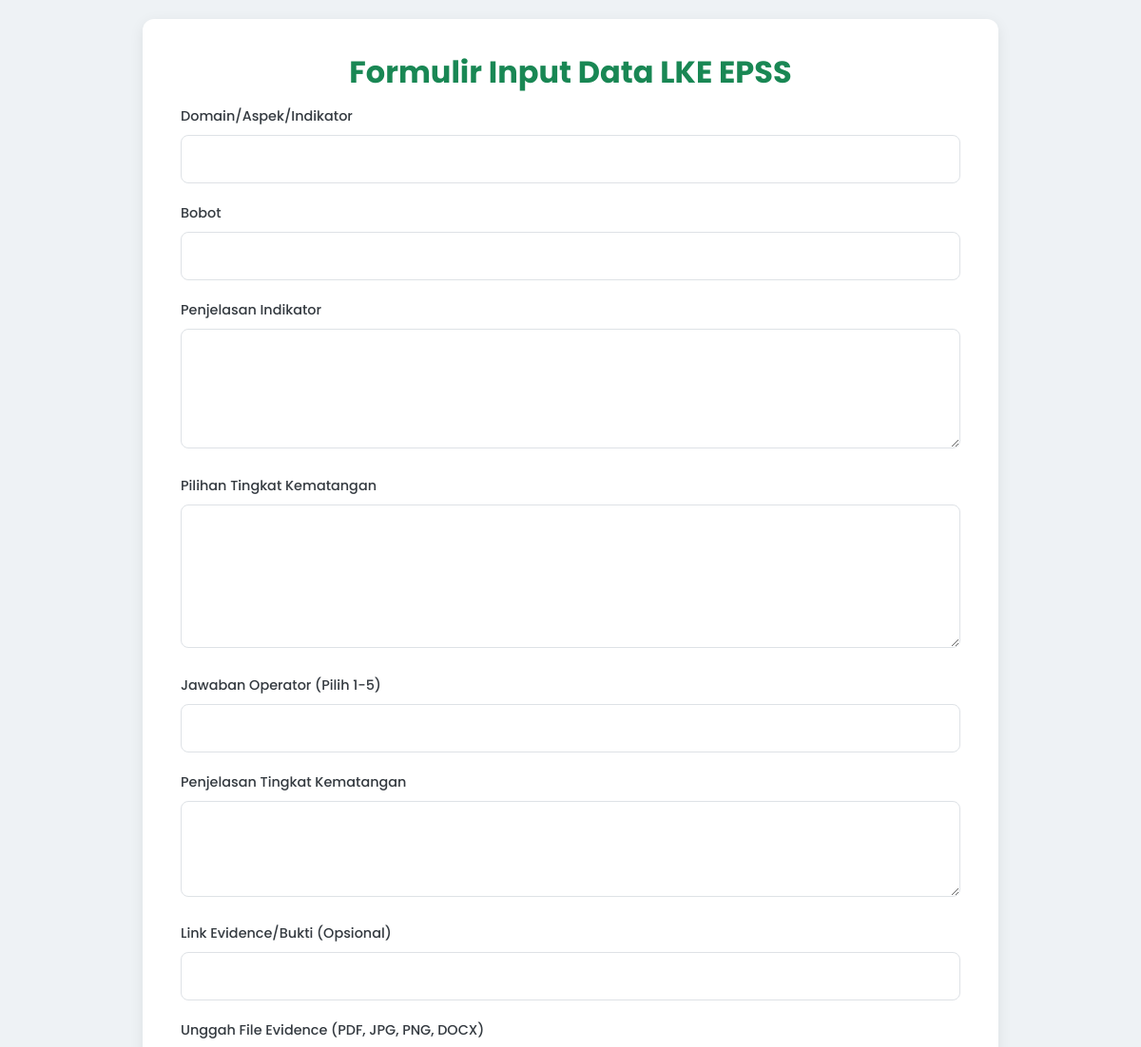
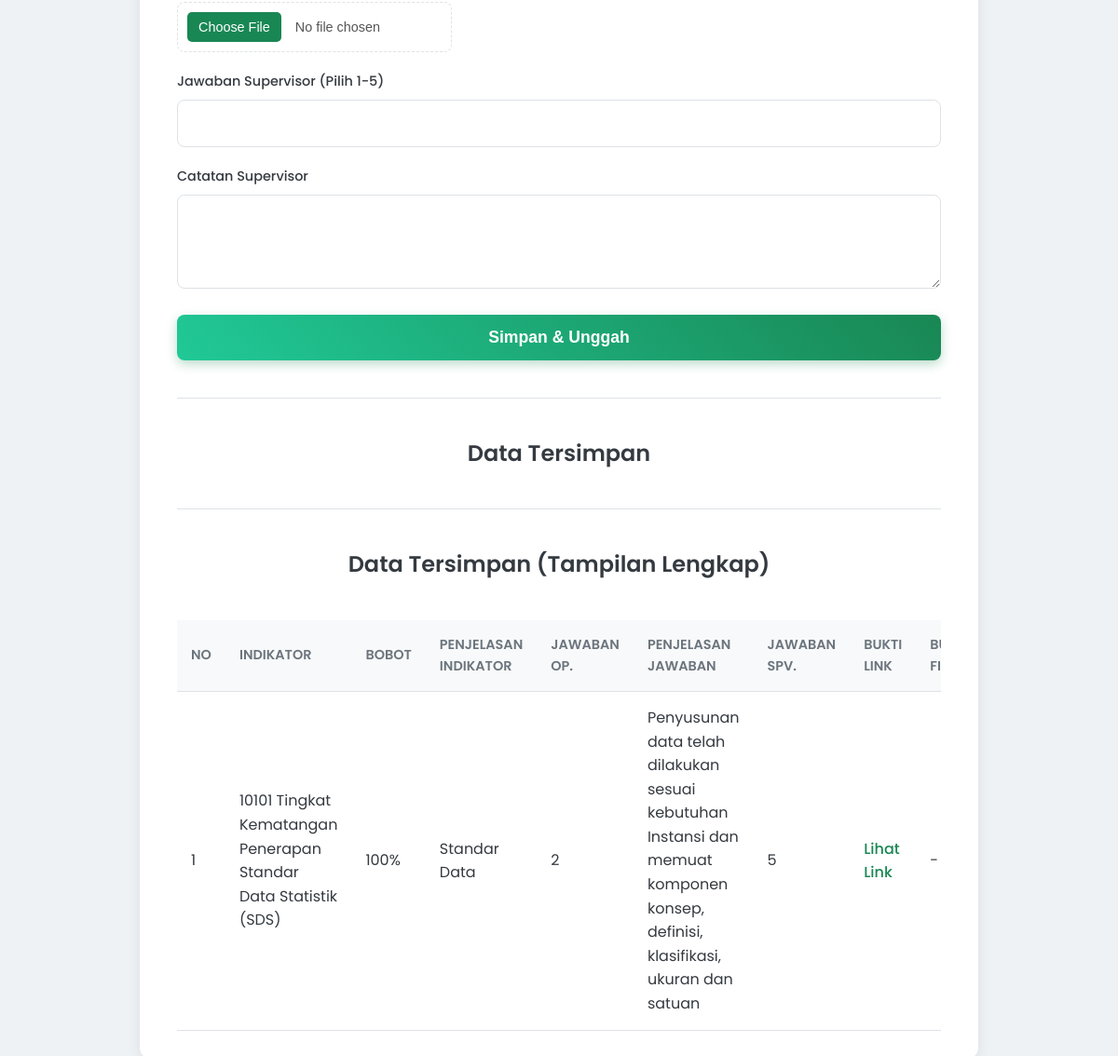
Screenshot of /formulir.php with the database file from the repository (2 pictures, top to bottom).
### tables this page shows
CREATE TABLE `rekap_lke` (
  `id` int(11) NOT NULL,
  `indikator` varchar(255) DEFAULT NULL,
  `bobot` varchar(50) DEFAULT NULL,
  `penjelasan_indikator` text DEFAULT NULL,
  `pilihan_kematangan` text DEFAULT NULL,
  `jawaban_operator` int(2) DEFAULT NULL,
  `penjelasan_jawaban` text DEFAULT NULL,
  `link_evidence` varchar(255) DEFAULT NULL,
  `jawaban_supervisor` int(2) DEFAULT NULL,
  `catatan_supervisor` text DEFAULT NULL,
  `file_evidence` varchar(255) DEFAULT NULL
);

### formulir.php (the view, shortened to what this page needs)
<?php
include 'koneksi.php';
?>
<!DOCTYPE html>
<html lang="id">
<head>
    <link rel="stylesheet" href="style.css">
</head>
<body>
    <div class="container">
        <h1>Formulir Input Data LKE EPSS</h1>
        <form action="proses.php" method="POST" enctype="multipart/form-data">
            <div class="form-group">
                <label for="indikator">Domain/Aspek/Indikator</label>
                <input type="text" id="indikator" name="indikator" required>
            </div>
            <div class="form-group">
                <label for="bobot">Bobot</label>
                <input type="text" id="bobot" name="bobot">
            </div>
            <div class="form-group">
                <label for="penjelasan_indikator">Penjelasan Indikator</label>
                <textarea id="penjelasan_indikator" name="penjelasan_indikator" rows="4"></textarea>
            </div>
            <div class="form-group">
                <label for="pilihan_kematangan">Pilihan Tingkat Kematangan</label>
                <textarea id="pilihan_kematangan" name="pilihan_kematangan" rows="5" ></textarea>
            </div>
            <div class="form-group">
                <label for="jawaban_operator">Jawaban Operator (Pilih 1-5)</label>
                <input type="number" id="jawaban_operator" name="jawaban_operator" min="1" max="5">
            </div>
            <div class="form-group">
                <label for="penjelasan_jawaban">Penjelasan Tingkat Kematangan</label>
                <textarea id="penjelasan_jawaban" name="penjelasan_jawaban" rows="3"></textarea>
            </div>
            <div class="form-group">
                <label for="link_evidence">Link Evidence/Bukti (Opsional)</label>
                <input type="url" id="link_evidence" name="link_evidence">
            </div>
            <div class="form-group">
                <label for="file_evidence">Unggah File Evidence (PDF, JPG, PNG, DOCX)</label>
                <input type="file" id="file_evidence" name="file_evidence">
            </div>
            <div class="form-group">
                <label for="jawaban_supervisor">Jawaban Supervisor (Pilih 1-5)</label>
                <input type="number" id="jawaban_supervisor" name="jawaban_supervisor" min="1" max="5">
            </div>
            <div class="form-group">
                <label for="catatan_supervisor">Catatan Supervisor</label>
                <textarea id="catatan_supervisor" name="catatan_supervisor" rows="3"></textarea>
            </div>
            <button type="submit">Simpan & Unggah</button>
        </form>
        <hr>
        <h2>Data Tersimpan</h2>
        <hr>
<h2>Data Tersimpan (Tampilan Lengkap)</h2>
<div class="table-wrapper">
    <table>
        <thead>
            <tr>
                <th>No</th>
                <th>Indikator</th>
                <th>Bobot</th>
                <th>Penjelasan indikator</th>
                <th>Jawaban Op.</th>
                <th>penjelasan Jawaban</th>
                <th>Jawaban Spv.</th>
                <th>Bukti Link</th>
                <th>Bukti File</th>
                </tr>
        </thead>
        <tbody>
            <?php
            $sql = "SELECT * FROM rekap_lke ORDER BY id DESC";
            $result = mysqli_query($koneksi, $sql);
            $nomor = 1;
            if (mysqli_num_rows($result) > 0) {
                while($data = mysqli_fetch_assoc($result)) {
                    echo "<tr>";
                    echo "<td>" . $nomor++ . "</td>";
                    echo "<td>" . htmlspecialchars($data['indikator']) . "</td>";
                    echo "<td>" . htmlspecialchars($data['bobot']) . "</td>";
                    echo "<td>" . htmlspecialchars($data['penjelasan_indikator']) . "</td>";
                    echo "<td>" . htmlspecialchars($data['jawaban_operator']) . "</td>";
                    echo "<td>" . htmlspecialchars($data['penjelasan_jawaban']) . "</td>";
                    echo "<td>" . htmlspecialchars($data['jawaban_supervisor']) . "</td>";
                    if (!empty($data['link_evidence'])) {
                        echo "<td><a href='" . htmlspecialchars($data['link_evidence']) . "' target='_blank'>Lihat Link</a></td>";
                    } else {
                        echo "<td>-</td>";
                    }
                    if (!empty($data['file_evidence'])) {
                        echo "<td><a href='uploads/" . htmlspecialchars($data['file_evidence']) . "' target='_blank'>Lihat File</a></td>";
                    } else {
                        echo "<td>-</td>";
                    }
                    echo "</tr>";
                }
            } else {
                echo "<tr><td colspan='8'>Belum ada data yang tersimpan.</td></tr>";
            }
            ?>
        </tbody>
    </table>
</div>
    </div>
</body>
</html>

### style.css (style rules this page uses)
:root { --primary-color: #198754; --primary-light: #20c997; --header-blue: #0056b3; --secondary-color: #f8f9fa; --background-color: #eef2f5; --text-color: #343a40; --border-color: #dee2e6; --white-color: #ffffff; --shadow: 0 4px 15px rgba(0, 0, 0, 0.08); }
* { margin: 0; padding: 0; box-sizing: border-box; }
body { font-family: "Poppins", sans-serif; background-color: var(--background-color); color: var(--text-color); line-height: 1.6; padding: 0; }
.container { max-width: 900px; margin: 20px auto 30px auto; background: var(--white-color); padding: 30px 40px; border-radius: 12px; box-shadow: var(--shadow); transition: all 0.3s ease; }
hr { border: 0; height: 1px; background: var(--border-color); margin: 40px 0; }
h1 { font-size: 2rem; font-weight: 700; color: var(--primary-color); text-align: center; margin-bottom: 10px; }
h2 { font-size: 1.5rem; font-weight: 600; color: var(--text-color); text-align: center; margin-bottom: 20px; }
.form-group { margin-bottom: 20px; }
label { display: block; margin-bottom: 8px; font-weight: 500; font-size: 0.9rem; }
input[type="text"], input[type="url"], input[type="number"], textarea { width: 100%; padding: 12px 15px; border: 1px solid var(--border-color); border-radius: 8px; font-family: "Poppins", sans-serif; font-size: 1rem; transition: all 0.3s ease; }
textarea { resize: vertical; min-height: 80px; }
input[type="file"] { border: 1px dashed var(--border-color); border-radius: 8px; padding: 10px; font-size: 0.9rem; color: #555; }
button[type="submit"] { display: block; width: 100%; padding: 14px; background: linear-gradient( 45deg, var(--primary-light), var(--primary-color) ); color: white; border: none; border-radius: 8px; cursor: pointer; font-size: 1.1rem; font-weight: 600; transition: all 0.3s ease; box-shadow: 0 4px 12px rgba(25, 135, 84, 0.3); }
.table-wrapper { overflow-x: auto; }
table { width: 100%; border-collapse: collapse; margin-top: 20px; }
th, td { padding: 15px; border-bottom: 1px solid var(--border-color); text-align: left; vertical-align: middle; }
thead { background-color: var(--secondary-color); }
th { font-weight: 600; font-size: 0.9rem; text-transform: uppercase; color: #6c757d; }
td a { color: var(--primary-color); text-decoration: none; font-weight: 500; }

### rows the page displays
rekap_lke: indikator "10101 Tingkat Kematangan Penerapan Standar Data Statistik (SDS)", bobot "100%", penjelasan_indikator "Standar Data", jawaban_operator "2", penjelasan_jawaban "Penyusunan data telah dilakukan sesuai kebutuhan Instansi dan memuat komponen konsep, definisi, klasifikasi, ukuran dan satuan", jawaban_supervisor "5"
